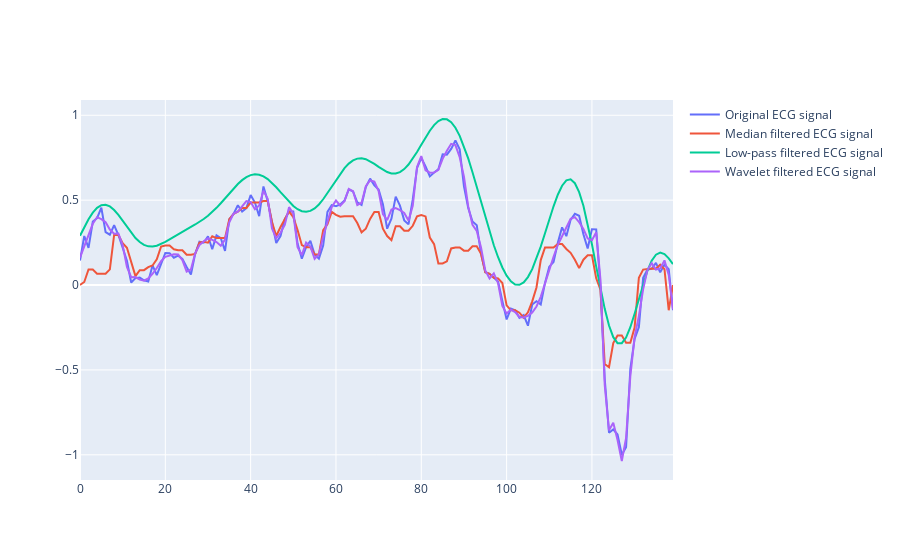

Here is the notebook cell this chart was saved with:
### Code cell
#filtering the raw signal 

# Plot original ECG signal
fig = go.Figure()
fig.add_trace(go.Scatter(x=np.arange(ecg_data.shape[0]), y=ecg_data[30], mode='lines', name='Original ECG signal'))

# Median filtering
ecg_medfilt = medfilt(ecg_data, kernel_size=3)

# Low-pass filtering
lowcut = 0.05
highcut = 20.0
nyquist = 0.5 * 360.0
low = lowcut / nyquist
high = highcut / nyquist
b, a = butter(4, [low, high], btype='band')
ecg_lowpass = filtfilt(b, a, ecg_data)

# Wavelet filtering
coeffs = pywt.wavedec(ecg_data, 'db4', level=1)
threshold = np.std(coeffs[-1]) * np.sqrt(2*np.log(len(ecg_data)))
coeffs[1:] = (pywt.threshold(i, value=threshold, mode='soft') for i in coeffs[1:])
ecg_wavelet = pywt.waverec(coeffs, 'db4')

# Plot filtered ECG signals
fig.add_trace(go.Scatter(x=np.arange(ecg_medfilt.shape[0]), y=ecg_medfilt[30], mode='lines', name='Median filtered ECG signal'))
fig.add_trace(go.Scatter(x=np.arange(ecg_lowpass.shape[0]), y=ecg_lowpass[30], mode='lines', name='Low-pass filtered ECG signal'))
fig.add_trace(go.Scatter(x=np.arange(ecg_wavelet.shape[0]), y=ecg_wavelet[30], mode='lines', name='Wavelet filtered ECG signal'))
fig.show()

### Figure 1 — Plotly figure (JSON) as saved in the notebook; plotly's stock layout.template omitted (floating-point values rounded to 4 significant figures; data arrays with more than 128 entries replaced by an {"elided": "..."} marker saying what was removed)
{"data": [{"mode": "lines", "name": "Original ECG signal", "type": "scatter", "x": {"elided": "4998 int values"}, "y": {"elided": "140 float values"}}, {"mode": "lines", "name": "Median filtered ECG signal", "type": "scatter", "x": {"elided": "4998 int values"}, "y": {"elided": "140 float values"}}, {"mode": "lines", "name": "Low-pass filtered ECG signal", "type": "scatter", "x": {"elided": "4998 int values"}, "y": {"elided": "140 float values"}}, {"mode": "lines", "name": "Wavelet filtered ECG signal", "type": "scatter", "x": {"elided": "4998 int values"}, "y": {"elided": "140 float values"}}], "layout": {}}
